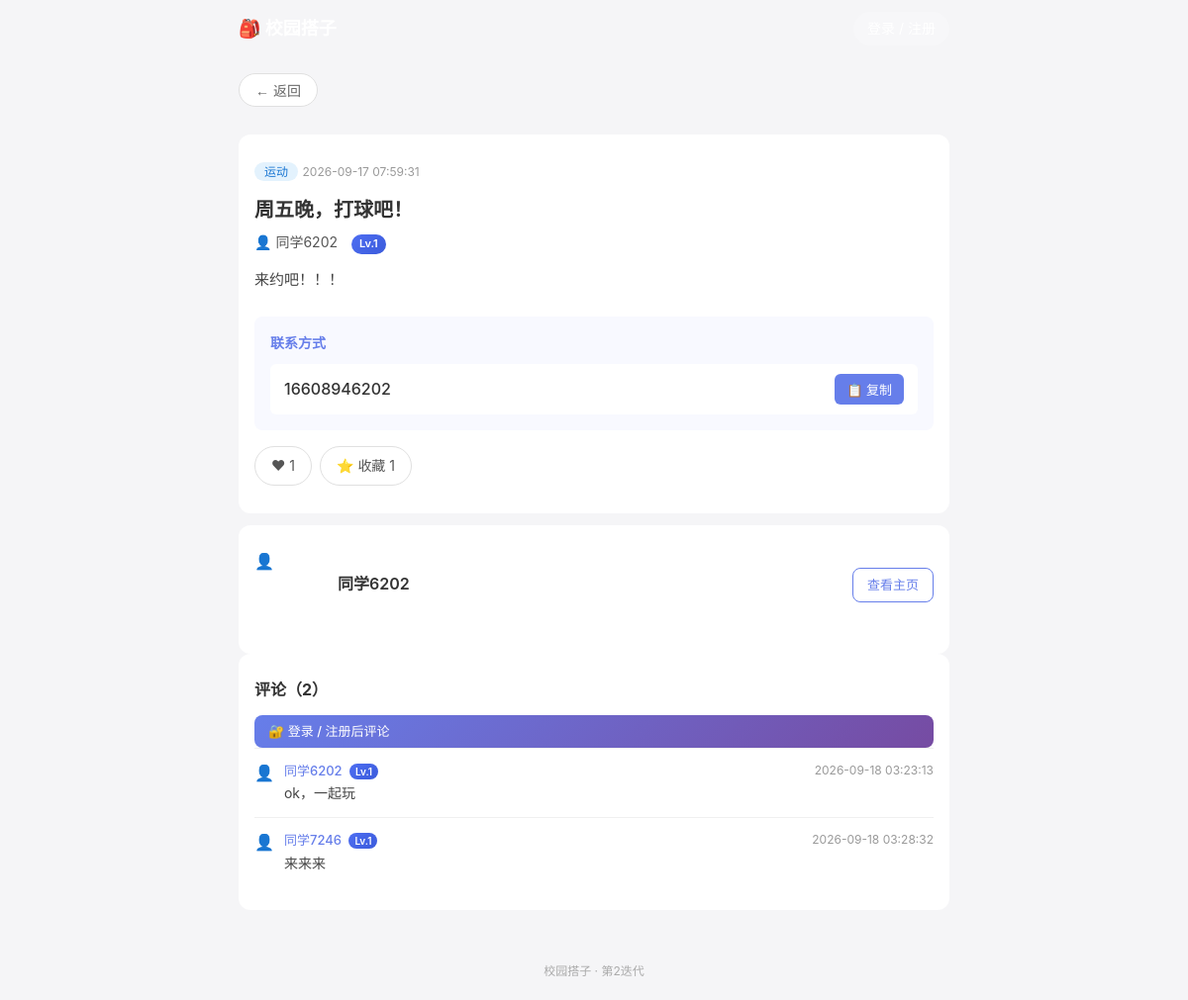
/post/1, run on the app's committed database.
### tables this page shows
CREATE TABLE posts (
            id INTEGER PRIMARY KEY AUTOINCREMENT,
            user_id INTEGER NOT NULL,
            title TEXT NOT NULL,
            category TEXT NOT NULL,
            content TEXT NOT NULL,
            contact TEXT NOT NULL,
            create_time DATETIME DEFAULT CURRENT_TIMESTAMP,
            status TINYINT DEFAULT 1,
            FOREIGN KEY (user_id) REFERENCES users(id)
        );

CREATE TABLE users (
            id INTEGER PRIMARY KEY AUTOINCREMENT,
            phone TEXT UNIQUE NOT NULL,
            password_hash TEXT NOT NULL,
            nickname TEXT,
            create_time DATETIME DEFAULT CURRENT_TIMESTAMP
        , credit INTEGER DEFAULT 100, age INTEGER, gender TEXT, interests TEXT, bio TEXT, avatar TEXT, contact_public INTEGER DEFAULT 1, level INTEGER DEFAULT 1, exp INTEGER DEFAULT 0, student_verified INTEGER DEFAULT 0, school TEXT, student_id TEXT, real_name TEXT, last_active DATETIME, show_online INTEGER DEFAULT 1);

CREATE TABLE comments (
            id INTEGER PRIMARY KEY AUTOINCREMENT,
            post_id INTEGER NOT NULL,
            user_id INTEGER NOT NULL,
            content TEXT NOT NULL,
            create_time DATETIME DEFAULT CURRENT_TIMESTAMP
        , parent_id INTEGER);

### app.py (the view, shortened to what this page needs)
@app.route('/post/<int:post_id>')
def post_detail(post_id):
    conn = get_conn()
    c = conn.cursor()
    post = c.execute('''
        SELECT p.id, p.title, p.category, p.content, p.contact, p.create_time,
               u.nickname, u.id AS author_id, u.age, u.gender, u.interests,
               u.bio, u.credit, u.level, u.avatar, u.contact_public
        FROM posts p JOIN users u ON p.user_id = u.id
        WHERE p.id = ? AND p.status = 1
    ''', (post_id,)).fetchone()
    if not post:
        conn.close()
        return '帖子不存在或已删除'
    comments = c.execute('''
        SELECT cm.id, cm.content, cm.create_time, cm.parent_id,
               u.nickname, u.id AS user_id, u.avatar, u.level,
               ru.nickname AS reply_to_name
        FROM comments cm
        JOIN users u ON cm.user_id = u.id
        LEFT JOIN comments pc ON cm.parent_id = pc.id
        LEFT JOIN users ru ON pc.user_id = ru.id
        WHERE cm.post_id = ? ORDER BY cm.create_time ASC
    ''', (post_id,)).fetchall()
    like_count = c.execute('SELECT COUNT(*) AS n FROM likes WHERE post_id = ?', (post_id,)).fetchone()['n']
    fav_count = c.execute('SELECT COUNT(*) AS n FROM favorites WHERE post_id = ?', (post_id,)).fetchone()['n']
    liked = favorited = is_owner = blocked_by_author = is_following_author = False
    conn.close()
    author_interests = parse_interests(post['interests'] or '')
    contact_visible = bool(post['contact_public']) or 'user_id' in session
    return render_template('detail.html', post=post, comments=comments,
                           like_count=like_count, fav_count=fav_count,
                           liked=liked, favorited=favorited,
                           is_owner=is_owner, blocked_by_author=blocked_by_author,
                           is_following_author=is_following_author,
                           author_interests=author_interests,
                           contact_visible=contact_visible)

### app.py (called while the page is built, shortened)
def get_conn():
    conn = sqlite3.connect(DB_PATH)
    conn.row_factory = sqlite3.Row
    return conn

def parse_interests(interests_raw):
    tags = [t.strip() for t in interests_raw.replace('，', ',').split(',') if t.strip()]
    return list(dict.fromkeys(tags))

@app.before_request
def update_last_active():
    if 'user_id' in session:
        try:
            conn = get_conn()
            conn.execute('UPDATE users SET last_active = CURRENT_TIMESTAMP WHERE id = ?',
                         (session['user_id'],))
            conn.commit()
            conn.close()
        except Exception:
            pass

@app.context_processor
def inject_global_vars():
    chat_unread = 0
    return {
        'logged_in': 'user_id' in session,
        'nickname': session.get('nickname', ''),
        'avatar': session.get('avatar', ''),
        'chat_unread': chat_unread,
    }

### templates/detail.html (shortened to what this page needs)
{% extends "base.html" %}
{% block content %}
<div class="detail-container">
    <div class="detail-card">
        <div class="detail-header">
            <span class="post-category cat-{{ post.category }}">{{ post.category }}</span>
            <span class="post-time">{{ post.create_time }}</span>
        </div>
        <h1 class="detail-title">{{ post.title }}</h1>
        <a href="/user/{{ post.author_id }}" class="detail-author">
            {% if post.avatar %}<img src="{{ post.avatar }}" class="mini-avatar" alt="头像">{% else %}👤{% endif %}
            {{ post.nickname }}
            <span class="author-age"><span class="level-badge">Lv.{{ post.level }}</span></span>
        </a>
        <div class="detail-content">{{ post.content }}</div>
        {% if contact_visible %}
        <div class="detail-contact">
            <h4>联系方式</h4>
            <div class="contact-box">
                <span class="contact-text" id="contactText">{{ post.contact }}</span>
                <button class="btn-copy" onclick="copyContact()">📋 复制</button>
            </div>
        </div>
        {% else %}
        <div class="detail-contact">
            <h4>联系方式</h4>
            <div class="tip">作者设置了仅登录用户可见，<a href="/login">登录后</a>查看</div>
        </div>
        {% endif %}
        <div class="detail-actions">
            {% if logged_in %}
            <button class="action-btn {{ 'active' if liked else '' }}" id="like-btn"
                    onclick="toggleLike()">❤ <span id="like-count">{{ like_count }}</span></button>
            <button class="action-btn {{ 'active' if favorited else '' }}" id="fav-btn"
                    onclick="toggleFav()">⭐ 收藏 <span id="fav-count">{{ fav_count }}</span></button>
            {% else %}
            <a href="/login?next=/post/{{ post.id }}" class="action-btn">❤ <span>{{ like_count }}</span></a>
            <a href="/login?next=/post/{{ post.id }}" class="action-btn">⭐ 收藏 <span>{{ fav_count }}</span></a>
            {% endif %}
        </div>
    </div>
    <div class="detail-card author-card">
        <div class="author-card-head">
            {% if post.avatar %}<img src="{{ post.avatar }}" class="big-avatar" alt="头像">{% else %}<div class="big-avatar">👤</div>{% endif %}
            <div>
                <a href="/user/{{ post.author_id }}" class="author-name">{{ post.nickname }}</a>
            </div>
            <div class="author-card-actions">
                <a href="/user/{{ post.author_id }}" class="btn-secondary btn-sm">查看主页</a>
            </div>
        </div>
    </div>
    <div class="detail-card">
        <h3 class="section-title">评论（{{ comments|length }}）</h3>
        {% if logged_in and not blocked_by_author %}
        <form method="POST" action="/post/{{ post.id }}/comment" class="comment-form">
            <input type="hidden" name="parent_id" id="reply-parent" value="">
            <div id="reply-tip" class="reply-tip" style="display:none;">
                回复 <b id="reply-name"></b>
                <a href="javascript:void(0)" onclick="cancelReply()">取消</a>
            </div>
            <input type="text" name="content" maxlength="200" required
                   placeholder="友善评论，先聊聊再决定要不要一起玩～">
            <button type="submit" class="btn-comment">评论</button>
        </form>
        {% elif blocked_by_author %}
        <div class="tip">你已被该帖作者拉黑，无法评论</div>
        {% else %}
        <div class="tip">
            <a href="/login?next=/post/{{ post.id }}" class="btn-primary btn-sm" style="display:inline-block;">🔐 登录 / 注册后评论</a>
        </div>
        {% endif %}
        <div class="comment-list">
            {% for cm in comments %}
            <div class="comment-item">
                {% if cm.avatar %}<img src="{{ cm.avatar }}" class="mini-avatar" alt="头像">{% else %}👤{% endif %}
                <div class="comment-body">
                    <div class="comment-head">
                        <a href="/user/{{ cm.user_id }}" class="comment-name">{{ cm.nickname }} <span class="level-badge mini">Lv.{{ cm.level }}</span></a>
                        <span class="post-time">{{ cm.create_time }}</span>
                    </div>
                    <div class="comment-text">
                        {{ cm.content }}
                    </div>
                </div>
            </div>
            {% else %}
            <div class="tip" style="padding:10px 0;">还没有评论，抢个沙发～</div>
            {% endfor %}
        </div>
    </div>
</div>
{% endblock %}

### templates/base.html (shortened to what this page needs)
<!DOCTYPE html>
<html lang="zh-CN">
<head>
    <link rel="stylesheet" href="/static/css/style.css">
</head>
<body>
    <nav class="navbar">
        <div class="nav-container">
            <a href="/" class="nav-logo">🎒 校园搭子</a>
            <div class="nav-links">
                {% if logged_in %}
                    <a href="/publish" class="nav-btn">＋ 发帖</a>
                    <a href="/users" class="nav-btn">🔍 搜人</a>
                    <a href="/friends" class="nav-btn">👥 好友</a>
                    <a href="/messages" class="nav-btn nav-bell">💬
                        <span class="badge" id="chat-badge" style="display:none;">0</span>
                    </a>
                    <a href="/notifications" class="nav-btn nav-bell">🔔
                        <span class="badge" id="unread-badge" style="display:none;">0</span>
                    </a>
                    <a href="/profile" class="nav-btn">
                        {% if avatar %}<img src="{{ avatar }}" class="nav-avatar" alt="头像">{% else %}👤{% endif %}
                        {{ nickname }}
                    </a>
                {% else %}
                    <a href="/login" class="nav-btn">登录 / 注册</a>
                {% endif %}
            </div>
        </div>
    </nav>
    <main class="main-content">
        <button class="back-btn" onclick="history.back()" title="返回上一页">← 返回</button>
        {% block content %}{% endblock %}
    </main>
    <footer class="footer">
        <p>校园搭子 · 第2迭代</p>
    </footer>
</body>
</html>

### static/css/style.css (style rules this page uses)
* { margin: 0; padding: 0; box-sizing: border-box; }
body { font-family: -apple-system, BlinkMacSystemFont, "Segoe UI", "PingFang SC", "Hiragino Sans GB", "Microsoft YaHei", sans-serif; background-color: #f5f5f7; color: #333; line-height: 1.6; }
a { text-decoration: none; color: inherit; }
.nav-container { max-width: 750px; margin: 0 auto; padding: 12px 16px; display: flex; justify-content: space-between; align-items: center; }
.nav-logo { font-size: 18px; font-weight: bold; color: white; }
.nav-links { display: flex; gap: 12px; }
.nav-btn { color: white; padding: 6px 14px; border-radius: 20px; font-size: 14px; background: rgba(255,255,255,0.2); transition: background 0.2s; }
.main-content { max-width: 750px; margin: 0 auto; padding: 16px; min-height: calc(100vh - 120px); }
.post-category { font-size: 12px; padding: 2px 10px; border-radius: 10px; font-weight: 500; }
.cat-运动 { background: #e3f2fd; color: #1976d2; }
.post-time { font-size: 12px; color: #999; }
.btn-primary { display: block; width: 100%; padding: 12px; background: linear-gradient(135deg, #667eea 0%, #764ba2 100%); color: white; border: none; border-radius: 8px; font-size: 16px; font-weight: 500; cursor: pointer; transition: opacity 0.2s; }
.btn-secondary { display: inline-block; padding: 10px 24px; background: white; color: #667eea; border: 1px solid #667eea; border-radius: 8px; font-size: 14px; cursor: pointer; text-align: center; }
.detail-container { padding: 16px 0; }
.detail-card { background: white; border-radius: 12px; padding: 24px 16px; }
.detail-title { font-size: 20px; margin: 12px 0 8px; line-height: 1.4; }
.detail-content { font-size: 15px; line-height: 1.8; color: #444; margin-bottom: 24px; }
.detail-contact { background: #f8f9ff; padding: 16px; border-radius: 8px; }
.detail-contact h4 { font-size: 14px; color: #667eea; margin-bottom: 10px; }
.contact-box { display: flex; justify-content: space-between; align-items: center; background: white; padding: 10px 14px; border-radius: 6px; }
.contact-text { font-size: 16px; font-weight: 500; }
.btn-copy { background: #667eea; color: white; border: none; padding: 6px 12px; border-radius: 6px; font-size: 13px; cursor: pointer; }
.section-title { font-size: 16px; margin-bottom: 12px; color: #333; }
.footer { text-align: center; padding: 20px; color: #aaa; font-size: 12px; }
.big-avatar { width: 72px; height: 72px; border-radius: 50%; object-fit: cover; }
.author-age { color: #aaa; font-size: 12px; margin-left: 4px; }
.detail-author { display: block; color: #555; font-size: 14px; margin-bottom: 12px; }
.detail-actions { display: flex; flex-wrap: wrap; gap: 8px; margin: 16px 0 4px; }
.action-btn { display: inline-block; padding: 8px 16px; border: 1px solid #e0e0e0; background: white; border-radius: 20px; font-size: 14px; color: #555; cursor: pointer; transition: all 0.2s; }
.author-card { margin-top: 12px; }
.author-card-head { display: flex; align-items: center; gap: 12px; margin-bottom: 10px; }
.author-name { font-size: 16px; font-weight: 600; color: #333; }
.btn-sm { padding: 6px 14px; font-size: 13px; margin-left: auto; }
.comment-item { display: flex; gap: 10px; padding: 12px 0; border-top: 1px solid #f0f0f0; }
.comment-body { flex: 1; }
.comment-head { display: flex; justify-content: space-between; margin-bottom: 2px; }
.comment-name { font-size: 13px; font-weight: 500; color: #667eea; }
.comment-text { font-size: 14px; color: #444; }
.author-card-actions { display: flex; align-items: center; gap: 8px; margin-left: auto; }
.level-badge { display: inline-block; background: linear-gradient(135deg, #4e6ef2, #3b5bdb); color: white; font-size: 11px; font-weight: 600; padding: 1px 8px; border-radius: 10px; margin-left: 6px; vertical-align: middle; }
.level-badge.mini { font-size: 10px; padding: 0 6px; margin-left: 4px; }
.back-btn { display: inline-block; margin-bottom: 12px; padding: 6px 16px; background: white; border: 1px solid #e0e0e0; border-radius: 18px; color: #666; font-size: 14px; cursor: pointer; transition: all 0.2s; }

### data on the page
posts: category "运动", create_time "2026-09-17 07:59:31", title "周五晚，打球吧！", content "来约吧！！！", contact "16608946202"
users: nickname "同学6202", level "1"
comments: nickname "同学6202", level "1", create_time "2026-09-18 03:23:13", content "ok，一起玩"
comments: nickname "同学7246", level "1", create_time "2026-09-18 03:28:32", content "来来来"

### other printed values
{{ like_count }} "1"
{{ fav_count }} "1"
{{ comments|length }} "2"
